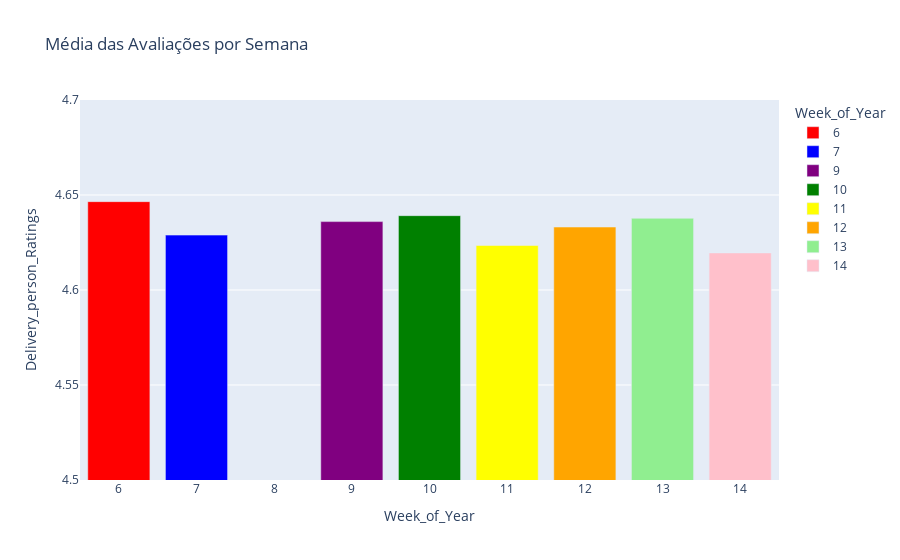

Source (notebook cell):
### Markdown cell above
#### 03. Desenhe um gráfico de barras, mostrando as avaliações médias das entregas por semana.

### Code cell
cols = ['Delivery_person_Ratings', 'Week_of_Year']

df_aux = df1.loc[:, cols].groupby('Week_of_Year').mean().reset_index()

cores = ["red", "blue", "purple", "green", "yellow", "orange", "lightgreen", "pink"]
fig = px.bar(df_aux,
       x='Week_of_Year',
       y='Delivery_person_Ratings',
       color='Week_of_Year',
       color_discrete_sequence=cores,
       title='Média das Avaliações por Semana'
)

fig.update_yaxes(range=[4.5, 4.7])
fig.show()

### Figure 1 — Plotly figure (JSON) as saved in the notebook; plotly's stock layout.template omitted (floating-point values rounded to 4 significant figures)
{"data": [{"hovertemplate": "Week_of_Year=%{x}<br>Delivery_person_Ratings=%{y}<extra></extra>", "legendgroup": "6", "marker": {"color": "red", "pattern": {"shape": ""}}, "name": "6", "orientation": "v", "showlegend": true, "textposition": "auto", "type": "bar", "x": [6], "xaxis": "x", "y": [4.646], "yaxis": "y"}, {"hovertemplate": "Week_of_Year=%{x}<br>Delivery_person_Ratings=%{y}<extra></extra>", "legendgroup": "7", "marker": {"color": "blue", "pattern": {"shape": ""}}, "name": "7", "orientation": "v", "showlegend": true, "textposition": "auto", "type": "bar", "x": [7], "xaxis": "x", "y": [4.629], "yaxis": "y"}, {"hovertemplate": "Week_of_Year=%{x}<br>Delivery_person_Ratings=%{y}<extra></extra>", "legendgroup": "9", "marker": {"color": "purple", "pattern": {"shape": ""}}, "name": "9", "orientation": "v", "showlegend": true, "textposition": "auto", "type": "bar", "x": [9], "xaxis": "x", "y": [4.636], "yaxis": "y"}, {"hovertemplate": "Week_of_Year=%{x}<br>Delivery_person_Ratings=%{y}<extra></extra>", "legendgroup": "10", "marker": {"color": "green", "pattern": {"shape": ""}}, "name": "10", "orientation": "v", "showlegend": true, "textposition": "auto", "type": "bar", "x": [10], "xaxis": "x", "y": [4.639], "yaxis": "y"}, {"hovertemplate": "Week_of_Year=%{x}<br>Delivery_person_Ratings=%{y}<extra></extra>", "legendgroup": "11", "marker": {"color": "yellow", "pattern": {"shape": ""}}, "name": "11", "orientation": "v", "showlegend": true, "textposition": "auto", "type": "bar", "x": [11], "xaxis": "x", "y": [4.623], "yaxis": "y"}, {"hovertemplate": "Week_of_Year=%{x}<br>Delivery_person_Ratings=%{y}<extra></extra>", "legendgroup": "12", "marker": {"color": "orange", "pattern": {"shape": ""}}, "name": "12", "orientation": "v", "showlegend": true, "textposition": "auto", "type": "bar", "x": [12], "xaxis": "x", "y": [4.633], "yaxis": "y"}, {"hovertemplate": "Week_of_Year=%{x}<br>Delivery_person_Ratings=%{y}<extra></extra>", "legendgroup": "13", "marker": {"color": "lightgreen", "pattern": {"shape": ""}}, "name": "13", "orientation": "v", "showlegend": true, "textposition": "auto", "type": "bar", "x": [13], "xaxis": "x", "y": [4.638], "yaxis": "y"}, {"hovertemplate": "Week_of_Year=%{x}<br>Delivery_person_Ratings=%{y}<extra></extra>", "legendgroup": "14", "marker": {"color": "pink", "pattern": {"shape": ""}}, "name": "14", "orientation": "v", "showlegend": true, "textposition": "auto", "type": "bar", "x": [14], "xaxis": "x", "y": [4.62], "yaxis": "y"}], "layout": {"barmode": "relative", "legend": {"title": {"text": "Week_of_Year"}, "tracegroupgap": 0}, "title": {"text": "Média das Avaliações por Semana"}, "xaxis": {"anchor": "y", "categoryarray": [6, 7, 9, 10, 11, 12, 13, 14], "categoryorder": "array", "domain": [0, 1], "title": {"text": "Week_of_Year"}}, "yaxis": {"anchor": "x", "domain": [0, 1], "range": [4.5, 4.7], "title": {"text": "Delivery_person_Ratings"}}}}
